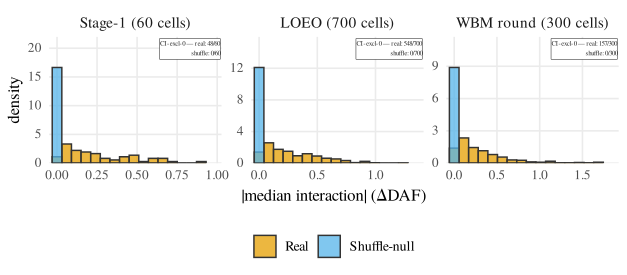

Write the R code that produced this figure.
#!/usr/bin/env Rscript
# ==========================================================================
# F4_shuffle_null.R -- paper Fig. 4: real vs within-stratum
# confidence-shuffled |interaction| per gate (Stage-1 / LOEO / WBM-round).
# The shuffle-null collapses to zero: 0/60, 0/700, 0/300 CI-excl-0.
#
# REGENERATE-ONLY-FROM-JSON RULE: reads EXCLUSIVELY the frozen result JSONs
# below; never hardcode arrays, never hand-edit the JSONs.
#
# Inputs: ../research/results/MT29/mt29_stage1_matched_yield_result.json
#         ../research/results/MT29/mt29_stage2_robustness_result.json
# Output: figures/F4_shuffle_null.pdf and .png
# ==========================================================================

suppressPackageStartupMessages({
  library(jsonlite)
  library(ggplot2)
})

# Serif family (JCIM/ACS Times-like), set at theme + device + geom defaults so
# every embedded glyph (incl. the em dash in the annotation and plotmath Delta)
# stays in one serif family with no sans/CJK fallback fonts.
ff <- "TeX Gyre Termes"
update_geom_defaults("text", list(family = ff))
update_geom_defaults("label", list(family = ff))

stage1_json <- "../../research/results/MT29/mt29_stage1_matched_yield_result.json"
stage2_json <- "../../research/results/MT29/mt29_stage2_robustness_result.json"
out_stem <- "F4_shuffle_null"

for (f in c(stage1_json, stage2_json)) {
  if (!file.exists(f)) {
    stop(sprintf(
      "Result JSON not found: %s\nFigures regenerate ONLY from on-disk result JSONs; run the analysis first.",
      f
    ))
  }
}

myr <- fromJSON(stage1_json)
s2r <- fromJSON(stage2_json)

collect <- function(df, gate, kind) {
  data.frame(
    gate = gate, kind = kind,
    abs_med = abs(df$interaction_med),
    excludes_0 = df$excludes_0
  )
}

loeo_real <- do.call(rbind, lapply(s2r$gate1_loeo, `[[`, "interactions"))
loeo_shuf <- do.call(rbind, lapply(s2r$gate1_loeo, `[[`, "interactions_SHUFFLE"))
rnd_real <- do.call(rbind, lapply(s2r$gate2_rounds, `[[`, "interactions"))
rnd_shuf <- do.call(rbind, lapply(s2r$gate2_rounds, `[[`, "interactions_SHUFFLE"))

df <- rbind(
  collect(myr$interactions_matched_yield, "Stage-1", "Real"),
  collect(myr$interactions_matched_yield_SHUFFLE, "Stage-1", "Shuffle-null"),
  collect(loeo_real, "LOEO", "Real"),
  collect(loeo_shuf, "LOEO", "Shuffle-null"),
  collect(rnd_real, "WBM round", "Real"),
  collect(rnd_shuf, "WBM round", "Shuffle-null")
)

# Per-gate annotation counts (all read from the JSONs, none hand-typed)
ann <- do.call(rbind, lapply(split(df, df$gate), function(g) {
  r <- g[g$kind == "Real", ]
  s <- g[g$kind == "Shuffle-null", ]
  data.frame(
    gate = g$gate[1],
    label = sprintf(
      "CI-excl-0 — real: %d/%d\nshuffle: %d/%d",
      sum(r$excludes_0), nrow(r), sum(s$excludes_0), nrow(s)
    )
  )
}))

gate_levels <- c("Stage-1", "LOEO", "WBM round")
gate_labels <- c(
  `Stage-1` = sprintf("Stage-1 (%d cells)", sum(df$gate == "Stage-1" & df$kind == "Real")),
  LOEO = sprintf("LOEO (%d cells)", sum(df$gate == "LOEO" & df$kind == "Real")),
  `WBM round` = sprintf("WBM round (%d cells)", sum(df$gate == "WBM round" & df$kind == "Real"))
)
df$gate <- factor(df$gate, levels = gate_levels, labels = gate_labels[gate_levels])
ann$gate <- factor(gate_labels[as.character(ann$gate)], levels = gate_labels[gate_levels])

p <- ggplot(df, aes(x = abs_med, fill = kind)) +
  geom_histogram(aes(y = after_stat(density)), bins = 16, alpha = 0.75,
                 position = "identity", colour = "grey20", linewidth = 0.5) +
  geom_label(
    data = ann, aes(x = Inf, y = Inf, label = label),
    # size ~1.7 ≈ 4.8pt on this canvas (~6pt after full-width include).
    hjust = 1.02, vjust = 1.08, size = 1.7,
    fill = "white", colour = "grey15", linewidth = 0.18,
    label.padding = unit(0.06, "lines"), label.r = unit(0.05, "lines"),
    inherit.aes = FALSE
  ) +
  facet_wrap(~gate, nrow = 1, scales = "free") +
  scale_x_continuous(expand = expansion(mult = c(0.02, 0.10))) +
  scale_y_continuous(expand = expansion(mult = c(0, 0.32))) +
  scale_fill_manual(values = c(Real = "#E69F00", `Shuffle-null` = "#56B4E9"), name = NULL) +
  labs(
    x = expression("|median interaction| (" * Delta * "DAF)"),
    y = "density"
  ) +
  theme_minimal(base_size = 12, base_family = ff) +
  theme(
    legend.position = "bottom",
    legend.text = element_text(size = 10),
    legend.key.size = unit(1.2, "lines"),
    panel.grid.minor = element_blank(),
    strip.text = element_text(size = 11)
  )

# Taller canvas keeps facet annotations clear at manuscript width.
ggsave(paste0(out_stem, ".pdf"), p, width = 6.27, height = 2.75, device = cairo_pdf, family = ff)
ggsave(paste0(out_stem, ".png"), p, width = 6.27, height = 2.75, dpi = 300,
       device = ragg::agg_png)

cat(sprintf("Wrote %s.pdf and %s.png from %s and %s\n",
            out_stem, out_stem, stage1_json, stage2_json))
